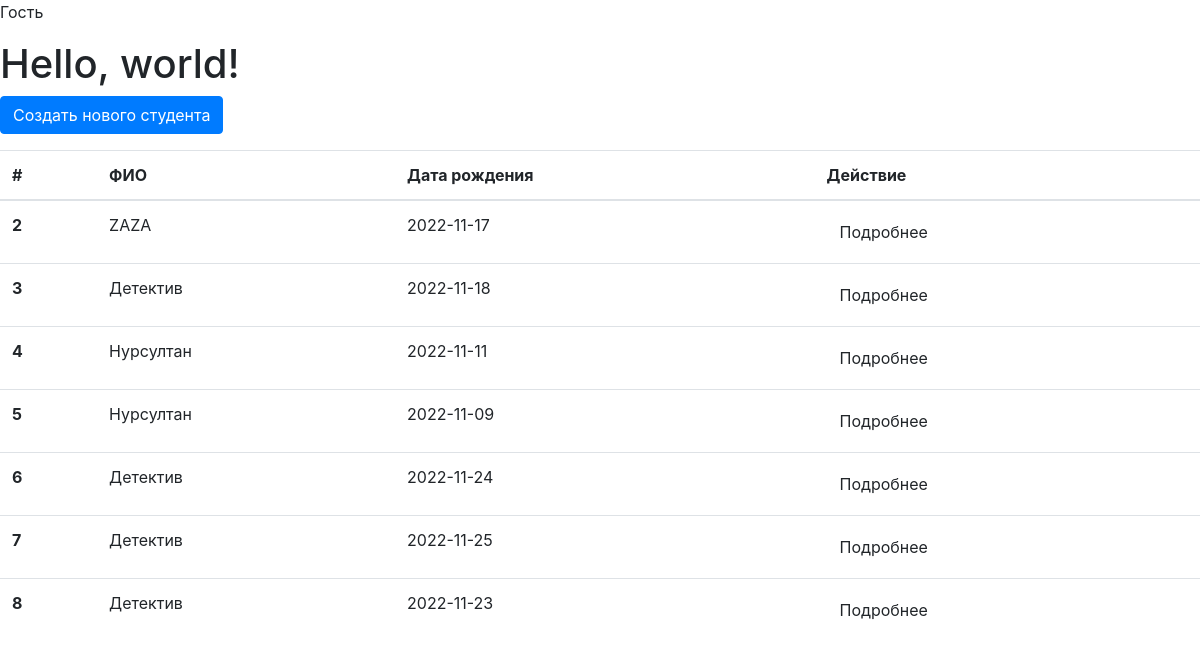
The page / on the database its author committed.
### app/models.py (models this page shows, shortened)
class Student(db.Model):
    id = db.Column(db.Integer, primary_key=True)
    name = db.Column(db.String)
    birth_date = db.Column(db.Date)

### app/views.py (the view)
def students_list():
    students = Student.query.all()
    return render_template('students_list.html', students=students)

### app/templates/students_list.html
{% extends 'base.html' %}
{% block content %}
<h1>Hello, world!</h1>
<p>
  <a class="btn btn-primary" href="{{ url_for('student_create') }}">Создать нового студента</a>
</p>
<table class="table table-hover">
  <thead>
    <tr>
      <th scope="col">#</th>
      <th scope="col">ФИО</th>
      <th scope="col">Дата рождения</th>
      <th scope="col">Действие</th>
    </tr>
  </thead>
  <tbody>
  {% for student in students %}
    <tr>
      <th scope="row">{{ student.id }}</th>
      <td>{{ student.name }}</td>
      <td>{{ student.birth_date }}</td>
      <td>
        <a class="btn btn-outline" href="{{ url_for('student_detail', id=student.id) }}">Подробнее</a>
      </td>
    </tr>
  {% endfor %}
  </tbody>
</table>
{% endblock content %}

### app/templates/base.html (shortened to what this page needs)
<!doctype html>
<html lang="en">
  <head>
      <link rel="stylesheet" href="https://cdn.jsdelivr.net/npm/bootstrap@4.6.2/dist/css/bootstrap.min.css">
  </head>
  <body>
    {% if current_user.is_authenticated %}
    <p>{{ current_user }}</p>
    {% else %}
    <p>Гость</p>
    {% endif %}
    {% block content %}
    {% endblock content %}
  </body>
</html>

### rows shown on the page
Student: id "2", name "ZAZA", birth_date "2022-11-17"
Student: id "3", name "Детектив", birth_date "2022-11-18"
Student: id "4", name "Нурсултан", birth_date "2022-11-11"
Student: id "5", name "Нурсултан", birth_date "2022-11-09"
Student: id "6", name "Детектив", birth_date "2022-11-24"
Student: id "7", name "Детектив", birth_date "2022-11-25"
Student: id "8", name "Детектив", birth_date "2022-11-23"
